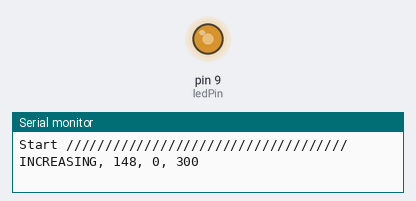
Simulated run of this sketch. Board: Arduino Uno, built with avr-gcc and run on an emulated ATmega328P. Shown: output pins drawn as LEDs (lit = HIGH), the last lines printed to the serial monitor.

Above: at 0.05 s.
At 0.2 s:
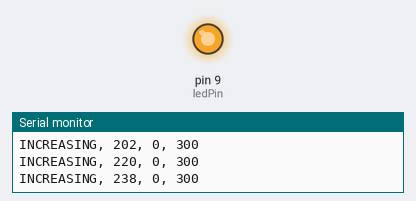
At 0.55 s:
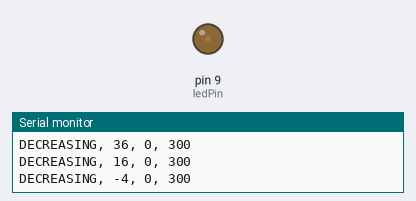
At 0.65 s:
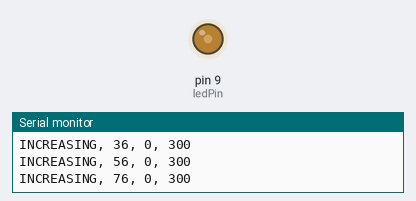
Timing chart, 0 to 3.0 s (numbered marks = the images above):
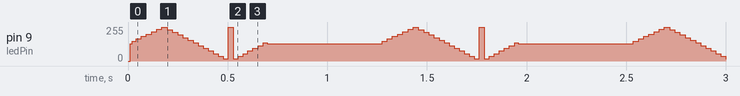

Measured:
- by itself, pin 9 (ledPin): moves between 16/255 and 255/255, repeating every 1.3 s

The sketch:

pointlights.ino
```cpp
enum ledStates {START, INCREASE, DECREASE, STAY, WAVE, OFF, ON, INCREASEAGAIN}; // Here we make nicknames for the different states our program supports.
enum ledStates ledState; // We define 'ledState' as type ledStates'
enum ledStates previousLedState = ledState;

unsigned long startMillis;  //some global variables available anywhere in the program
unsigned long currentMillis;

int brightness = 0; // our main variable for setting the brightness of the LED
float velocity = 1.0; // the speed at which we change the brightness.
int ledPin = 9; // we use pin 9 for PWM

void setup() {
  // put your setup code here, to run once:
  pinMode(ledPin, OUTPUT); // set ledPin as an output.
  Serial.begin(9600); // initiate the Serial monitor so we can use the Serial Plotter to graph our patterns

}

void loop() {
  // put your main code here, to run repeatedly:
  compose();
  delay(10);
  analogWrite(ledPin, brightness);
  currentMillis = millis(); //store the current time since the program started
}

void compose() {
  // this is a state machine which allows us to decouple the various operations from timed loops.
  // instead we just switch from state to state when particular conditions are met.
  // we switch states by calling the changeState() function.

  switch (ledState){

  case START:
    brightness = 130;
    Serial.println("Start ////////////////////////////////////");

    ledState = INCREASE;

  break;

  case INCREASE:
    brightness = increase_brightness(brightness, 18);

    plot("INCREASING", brightness);

    if (brightness > 250){
      //ledState = WAVE;
      changeState(DECREASE);
      }
    break;

  case DECREASE:
    brightness = decrease_brightness(brightness, 20);
    plot("DECREASING", brightness);
      if (brightness <= 0){
      changeState(INCREASEAGAIN);
      }
     break;

  case INCREASEAGAIN:
    brightness = increase_brightness(brightness, 20);

    plot("INCREASING", brightness);

    if (brightness >= 130){
      //ledState = WAVE;
      changeState(OFF);
    }

    break;

  case WAVE:
    plot("WAVE", brightness);

    brightness = sinewave(1000,256,0); // you can tweak the parameters of the sinewave
    analogWrite(ledPin, brightness);

    if (currentMillis - startMillis >= 5000){ //change state after 5 secs by comparing the time elapsed since we last change state
      changeState(DECREASE);
      }
    break;

  case STAY:
    plot("STAY", brightness);
    brightness = brightness;
    break;

  case ON:
    plot("ON", brightness);
    brightness = 255;
    break;

  case OFF:
    plot("OFF", brightness);
    brightness = 130;
    if (currentMillis - startMillis >= 500){
      changeState(START);
      }
    break;
  }
}

void changeState(ledStates newState){
    // call to change state, will keep track of time since last state
    startMillis = millis();
    ledState = newState;
  }

void plot(char *state, int brightness){
    // use this function to plot a graph.
    // it will normalize the auto-scaling plotter
    Serial.print(state);
    Serial.print(", ");
    Serial.print(brightness);
    Serial.println(", 0, 300");
  }

int increase_brightness (int brightness, float velocity){
    return brightness = brightness + 1 * velocity;
  }

int decrease_brightness (int brightness, float velocity){
    return brightness = brightness - 1 * velocity;
  }

int sinewave(float duration, float amplitude, int offset){
    // Generate a sine oscillation, return a number.
    // In case you are using this for analogWrite, make sure the amplitude does not exceed 256
    float period = millis()/duration; // Duration in ms determines the wavelength.
    float midpoint = amplitude / 2; // set the midpoint of the wave at half the amplitude so there are no negative numbers
    int value = midpoint + midpoint * sin ( period * 2.0 * PI );
    value = value + offset; //offset allows you to move the wave up and down on the Y-axis. Should not exceed the value of amplitude to prevent clipping.
    return value;
  }
```
